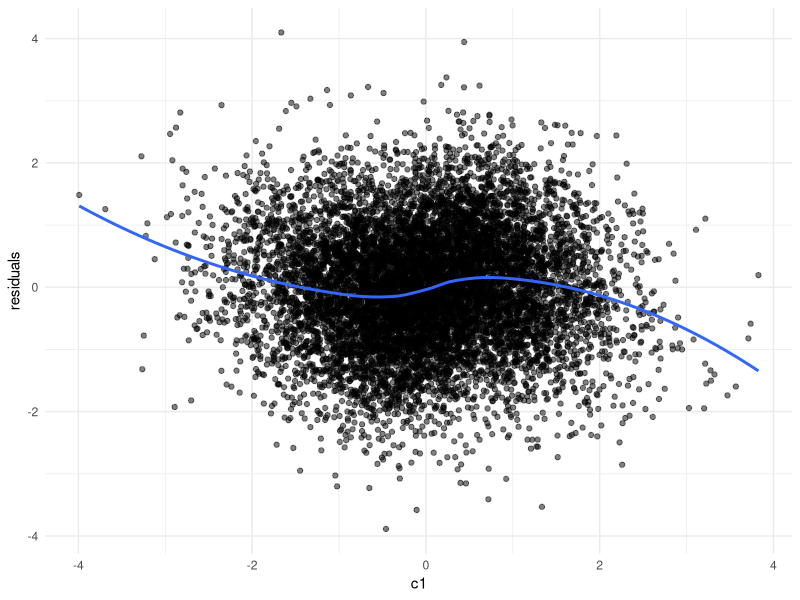

Write the R code that produced this figure.
# reproducibility
set.seed(427) 

# load required libraries
library(mvtnorm)
library(psych)                                             # for descriptives
library(lavaan)                                            # for fitting CLPM
library(tidyverse)

### CLPM parameters ###
N <- 100000                                                # number of people
T <- 5                                                     # number of time points

ax <- 0.25                                                 # effect of X_(t-1) on X_t
ay <- 0.25                                                 # effect of Y_(t-1) on Y_t
bx <- 0.10                                                 # effect of Y_(t-1) on X_t
by <- 0.10                                                 # effect of X_(t-1) on Y_t
rho <- 0.30                                                # residual correlation of innovations
                                                          
# create the path matrix A from these effects
A <- matrix(c(ax, by, 
              bx, ay), 
            nrow = 2, byrow = TRUE)

### confounder parameters ###
k_lin <- 3                                                 # number of "linear" confounders (baseline C1..C3)

# baseline linear effects of confounders on X_t and Y_t
gamma_x_lin <- c(0.30, 0.20, 0.10)                         # effect of confounders on X_t
gamma_y_lin <- c(0.30, 0.20, 0.10)                         # effect of confounders on Y_t

# curvature parameter: larger = quicker "turning" around a point
a_tanh <- 2

# simulate base confounders: C1..C3 ~ N(0,1), independent
Psi_base <- diag(rep(1, k_lin))                            # variance-covariance matrix of base confounders (I)
U_lin <- rmvnorm(N, 
                 mean  = rep(0, k_lin),                    
                 sigma = Psi_base)

# name the confounder columns
colnames(U_lin) <- paste0("c", 1:k_lin)                    # C1, C2, C3

# create tanh-transformed nonlinear confounders:
U_tanh <- apply(U_lin, 2, function(col) {

  # raw tanh transform
  z_raw <- tanh(a_tanh * col)

  # remove the linear part of col (orthogonalize wrt the linear confounder)
  z_perp <- resid(lm(z_raw ~ col))

  # standardize to mean 0 and var 1
  as.numeric(scale(z_perp, center = TRUE, scale = TRUE))
})

# name the confounder columns
colnames(U_tanh) <- paste0("c", 1:k_lin, "_tanh")          # T1, T2, T3

# combine linear and tanh confounders into one matrix U
U <- cbind(U_lin, U_tanh)                                  # N x k, where k = 2 * k_lin
k <- ncol(U)                                               # total number of confounder variables

# empirical varcov matrix of (C, tanh(C)) confounders
Psi <- cov(U)

# effects for the tanh parts on X and Y
gamma_x_tanh <- c(0.15, 0.10, 0.05)
gamma_y_tanh <- c(0.15, 0.10, 0.05)

# order in gamma_x / gamma_y corresponds to (C1, C2, C3, T1, T2, T3)
gamma_x <- c(gamma_x_lin,  gamma_x_tanh)
gamma_y <- c(gamma_y_lin,  gamma_y_tanh)

### RANDOM WALK FOR BETA_t WITH SHRINKAGE TOWARD B0 ###

# baseline 2 x k effect matrix from all confounders to (X, Y)
B0 <- rbind(gamma_x, gamma_y)                              # 2 x k

# RW mean vector for each coefficient (overtime trend in effects)
RW_mean <- matrix(0, nrow = 2, ncol = k)                   # here: zero trend

# random walk sd and shrinkage toward B0
rw_sd  <- 0.03                                             # step variability
shrink <- 0.10                                             # pull toward B0

Beta_list <- vector("list", T)
Beta_list[[1]] <- B0

# create random walk with shrinkage toward B0
for(t in 2:T){

  # random walk step with mean vector
  step <- matrix(
    rnorm(length(B0), mean = as.vector(RW_mean), sd = rw_sd),
    nrow = 2
  )

  B_prev <- Beta_list[[t-1]]

  # RW step + shrinkage toward B0
  B_new <- B_prev + step + shrink * (B0 - B_prev)

  Beta_list[[t]] <- B_new
}

### varcov matrices ###

# we want the variance of each variable to be 1
S_target <- diag(2)                                        # initial 2x2 identity

# variance contributed by confounders over time:
# S_U_t = B_t * Psi * B_t'
S_U_list <- lapply(Beta_list, function(Bt) Bt %*% Psi %*% t(Bt))
S_U  <- Reduce("+", S_U_list) / length(S_U_list)           # mean across time

# find covariance c between X and Y needed for target residual correlation rho
find_c <- function(A, S_U, rho) {

  f <- function(c) {
    # target stationary covariance of (X_t, Y_t)
    S_target_c <- matrix(c(1, c,
                           c, 1),
                         nrow = 2, byrow = TRUE)
    
    # dynamic part variance (remove confounder-induced variance)
    S_dyn_c <- S_target_c - S_U
    
    # innovation covariance matrix under stationarity
    Sigma_e_c <- S_dyn_c - t(A) %*% S_dyn_c %*% A
    
    # correlation of innovations
    v1 <- Sigma_e_c[1, 1]
    v2 <- Sigma_e_c[2, 2]
    cov12 <- Sigma_e_c[1, 2]
    corr_e <- cov12 / sqrt(v1 * v2)
    
    corr_e - rho
  }

  uniroot(f, interval = c(-0.99, 0.99))$root
}

# required covariance between X and Y
c_stat <- find_c(A, S_U, rho)

# overwrite S_target to include the stationary covariance between X and Y
S_target <- matrix(c(1, c_stat,
                     c_stat, 1),
                   nrow = 2, byrow = TRUE)

# variance by the dynamic process:
S_dyn <- S_target - S_U
S_dyn <- (S_dyn + t(S_dyn))/2                             # symmetrise

# check positive semidefinite
eS <- eigen(S_dyn)$values
eS[eS < 1e-10]

# innovation covariance matrix
Sigma_e <- S_dyn - t(A) %*% S_dyn %*% A
Sigma_e <- (Sigma_e + t(Sigma_e))/2

# For t = 1, there is no carryover; target: S_target = S_U + Sigma_e1
Sigma_e1 <- S_dyn
Sigma_e1 <- (Sigma_e1 + t(Sigma_e1))/2

# simulate panel data 

# t = 1: no lag yet, so Ddyn = e1 with Sigma_e1
Ddyn <- rmvnorm(N,
  mean  = c(0,0),
  sigma = Sigma_e1)

# initialise df with N rows and 2*T + k columns. 2*T for X and Y, k for confounders
df <- matrix(NA, nrow = N, ncol = 2*T + k)
colnames(df) <- c(paste0("x", 1:T),
                  paste0("y", 1:T),
                  colnames(U))

# save the confounders (C1..C3 and T1..T3)
df[, (2*T + 1):(2*T + k)] <- U

# first wave: add direct confounder effects using Beta_list[[1]]
obs1 <- Ddyn + U %*% t(Beta_list[[1]])

df[, 1]    <- obs1[, 1]
df[, 1+T ] <- obs1[, 2]

# remaining waves: time-varying Beta_list[[i]] from random walk
for(i in 2:T){ 
  Ddyn <- Ddyn %*% t(A) + rmvnorm(N, sigma = Sigma_e)
  obs  <- Ddyn + U %*% t(Beta_list[[i]])
  df[, i]    <- obs[, 1]
  df[, i+T ] <- obs[, 2]
}

df <- as.data.frame(df)

# basic checks
round(apply(df, 2, var), 3)
sigma <- cov(df)
round(sigma, 3)
describe(df)

# quick residual check for nonlinearity
df_sample <- df[sample(1:nrow(df), 10000), ]
lm_fit <- lm(x1 ~ c1, data = df_sample)
residuals <- lm_fit$residuals

ggplot(df_sample, aes(x = c1, y = residuals)) +
  geom_point(alpha = 0.5) +
  geom_smooth(method = "loess", se = FALSE) +
  theme_minimal()

# write.csv(df, file = "Thesis/Code/Data/Data_Sim_tanh_RW_Pop.csv", row.names = FALSE)
